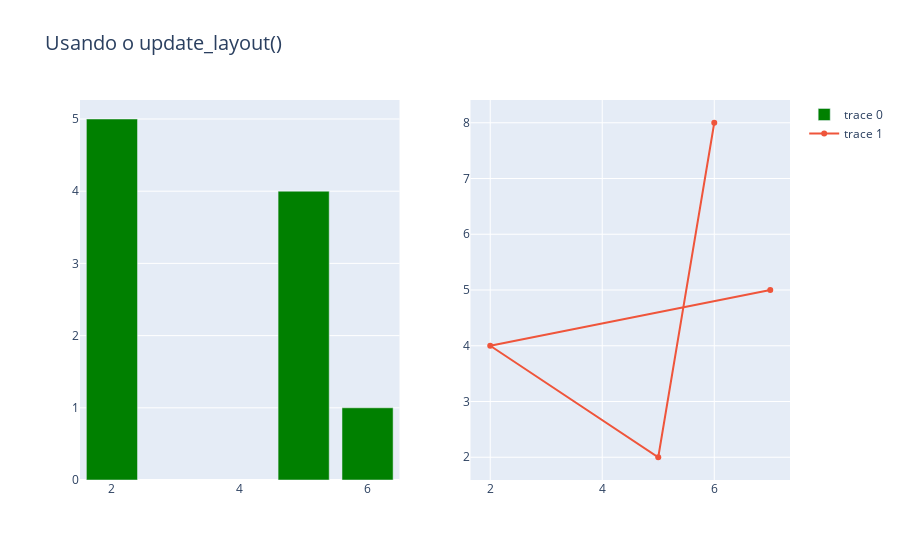

The code cell stored with this chart in its notebook:
### Code cell
from plotly.subplots import make_subplots
#go.figure
fig = make_subplots(rows=1, cols=2)  # Eu poderia utilizar o go.figure, porem preciso armazenar usando o make_subplots em uma variável para poder manipular a figura.
fig.add_trace(go.Bar(y=[1,4,5],x=[6,5,2], marker_color='green'), row=1, col=1) #Para armazenar grficos dados dentro da figura, utilizo o metodo que me permite passar dados para o atributo chamado data.
fig.add_trace(go.Scatter(y=[8,2,4,5],x=[6,5,2,7]), row=1, col=2)  # SCATTER PODE SER TANTO LINHA QTO PONTOS (usar mode='lines/markers')col=2 estou informando que o novo grafico ficará na primeira linha como o primeiro grafico, porém na coluna 2
fig.update_layout(title_text ='Usando o update_layout()', title_font_size=20)
fig.show()

### Figure 1 — Plotly figure (JSON) as saved in the notebook; plotly's stock layout.template omitted (floating-point values rounded to 4 significant figures)
{"data": [{"marker": {"color": "green"}, "type": "bar", "x": [6, 5, 2], "xaxis": "x", "y": [1, 4, 5], "yaxis": "y"}, {"type": "scatter", "x": [6, 5, 2, 7], "xaxis": "x2", "y": [8, 2, 4, 5], "yaxis": "y2"}], "layout": {"title": {"font": {"size": 20}, "text": "Usando o update_layout()"}, "xaxis": {"anchor": "y", "domain": [0, 0.45]}, "xaxis2": {"anchor": "y2", "domain": [0.55, 1]}, "yaxis": {"anchor": "x", "domain": [0, 1]}, "yaxis2": {"anchor": "x2", "domain": [0, 1]}}}
